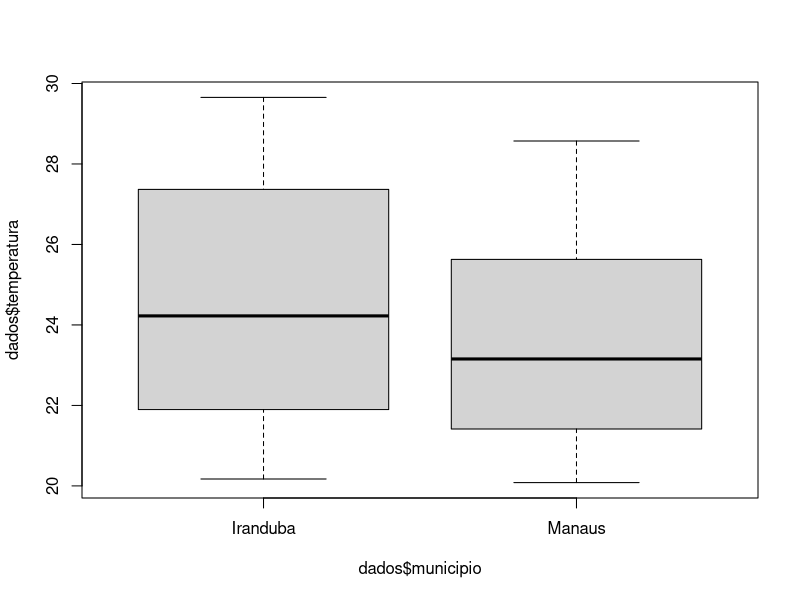
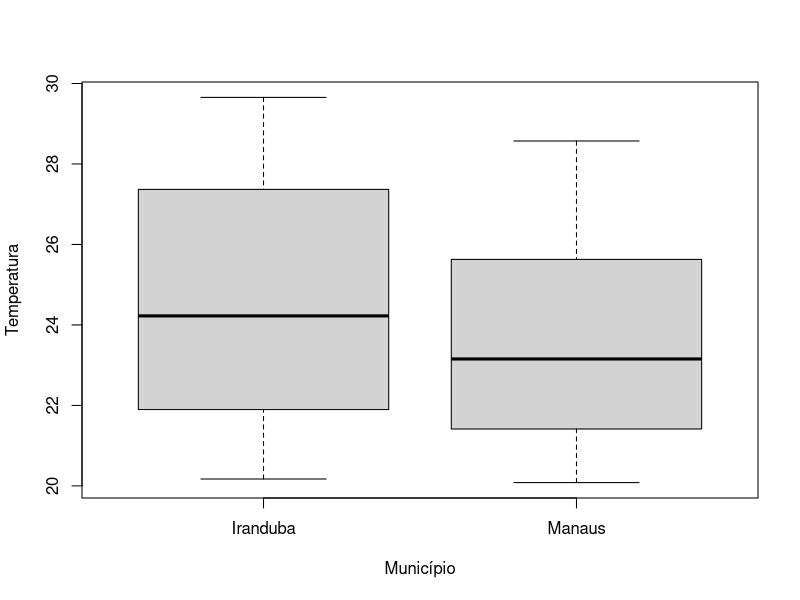

Source code (R) for these figures, in order:
# Variável numerica com categórica --------------


#' carregando o banco de dados:

dados = read.table("dados/temp_mun.txt")

head(dados)

typeof(dados$temperatura)
typeof(dados$municipio)

## Estatísticas descritivas por municípios ------------- 

#' temperatura média por município 
media <- tapply(dados$temperatura,dados$municipio,mean) 

#' variância por município 
vari <- tapply(dados$temperatura,dados$municipio,var) 

#' desvio padrão por município 
dp <- tapply(dados$temperatura,dados$municipio,sd) 

#' quantile por município 
quant <- tapply(dados$temperatura,dados$municipio,quantile,c(0.25,0.5,0.75)) 

#' summary por município 
quant <- tapply(dados$temperatura,dados$municipio,summary) 

## Possível gráfico --------------


boxplot(dados$temperatura~dados$municipio)
boxplot(dados$temperatura~dados$municipio,xlab = "Município",ylab="Temperatura")



